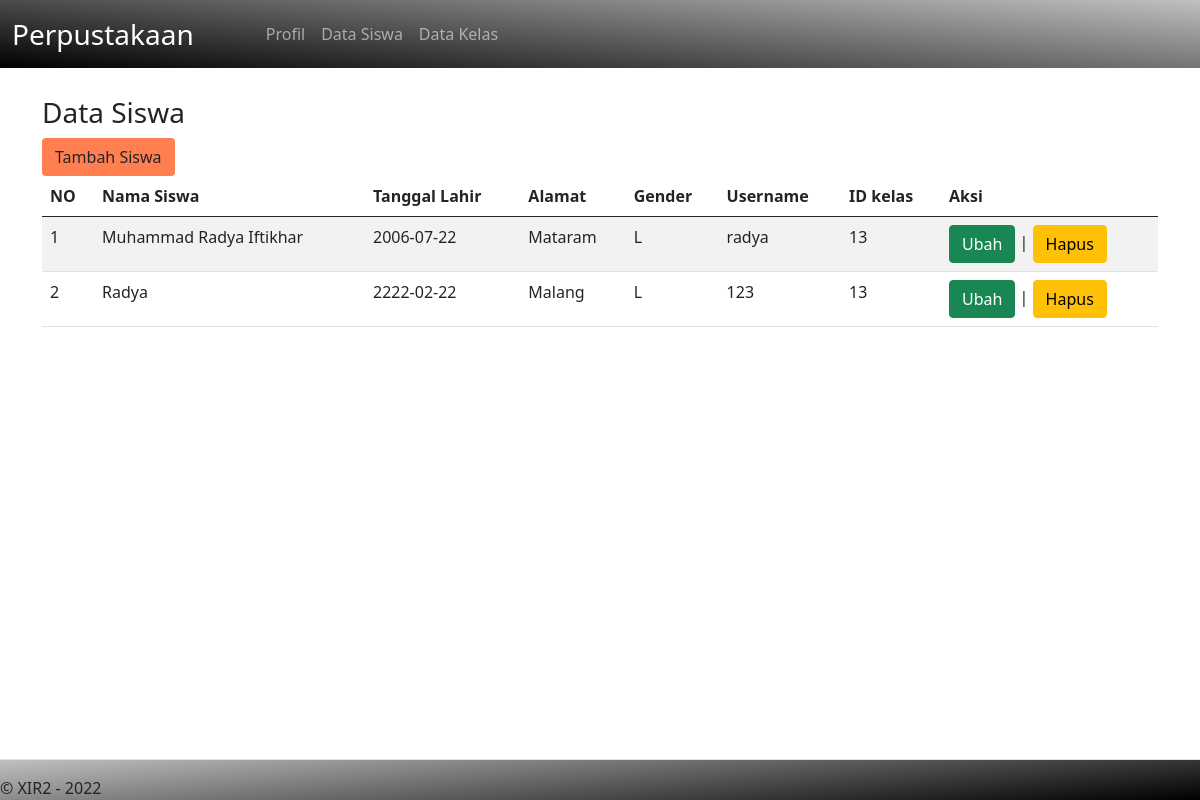
/tampil_siswa.php (signed in), run on the app's committed database.
### tables this page shows
CREATE TABLE `siswa` (
  `id_siswa` int(11) NOT NULL,
  `nama_siswa` varchar(100) NOT NULL,
  `tanggal_lahir` date NOT NULL,
  `gender` enum('L','P') NOT NULL,
  `alamat` text DEFAULT NULL,
  `username` varchar(255) NOT NULL,
  `password` varchar(255) NOT NULL,
  `id_kelas` int(11) NOT NULL
);

### tampil_siswa.php (the view)
<?php include'navbar.php'; ?>
       <h3>Data Siswa</h3>
       <a href="tambah_siswa.php"><input type="submit" name="" value="Tambah Siswa" class="btn" style="background-color:Coral;"></a>
       <table class="table table-hover table-striped">
        <thead>
            <th>NO</th><th>Nama Siswa</th><th>Tanggal Lahir</th>
            <th>Alamat</th><th>Gender</th>
            <th>Username</th><th>ID kelas</th><th>Aksi</th>
        </thead>
        <tbody>
            <?php
            include "koneksi.php";
            $qry_siswa=mysqli_query($conn,"select * from siswa ");
            $no=0;
            while($data_siswa=mysqli_fetch_array($qry_siswa)){
                $no++;?>
                <tr>    <td><?=$no?></td><td>
                    <?=$data_siswa['nama_siswa']?></td><td>
                    <?=$data_siswa['tanggal_lahir']?></td><td>
                    <?=$data_siswa['alamat']?></td><td>
                    <?=$data_siswa['gender']?></td><td>
                    <?=$data_siswa['username']?></td><td>
                    <?=$data_siswa['id_kelas']?></td><td>
                    <a href="update_siswa.php?id_siswa=<?=$data_siswa['id_siswa']?>" onclick="return confirm('Apakah anda yakin mengubah data ini?')" class="btn btn-success">Ubah</a> |
                    <a href="hapus_siswa.php?id_siswa=<?=$data_siswa['id_siswa']?>" onclick="return confirm('Apakah anda yakin menghapus data ini?')" class="btn btn-warning">Hapus</a>
                    </td>
                </tr>
                <?php
            }
            ?>
        </tbody>
       </table>
          <br><br><br><br>
            <?php include 'footer.php'; ?>

### data on the page
siswa: nama_siswa "Muhammad Radya Iftikhar", tanggal_lahir "2006-07-22", alamat "Mataram", gender "L", username "radya", id_kelas "13"
siswa: nama_siswa "Radya", tanggal_lahir "2222-02-22", alamat "Malang", gender "L", username "123", id_kelas "13"
